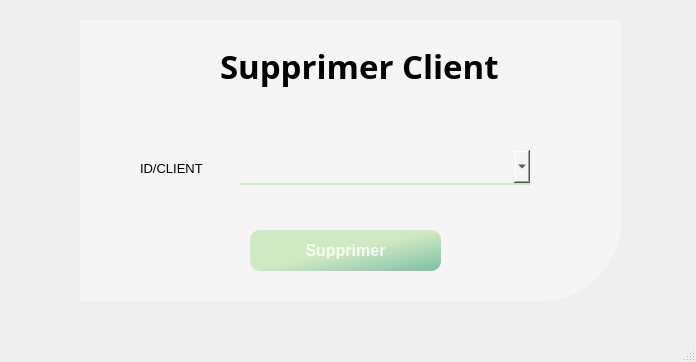
<?xml version="1.0" encoding="UTF-8"?>
<ui version="4.0">
 <class>MainWindow</class>
 <widget class="QMainWindow" name="MainWindow">
  <property name="geometry">
   <rect>
    <x>0</x>
    <y>0</y>
    <width>696</width>
    <height>362</height>
   </rect>
  </property>
  <property name="windowTitle">
   <string>MainWindow</string>
  </property>
  <widget class="QWidget" name="centralwidget">
   <widget class="QWidget" name="widget_2" native="true">
    <property name="geometry">
     <rect>
      <x>80</x>
      <y>20</y>
      <width>541</width>
      <height>281</height>
     </rect>
    </property>
    <property name="styleSheet">
     <string notr="true">background-color: rgb(245, 245, 245);
border-bottom-right-radius: 80px;</string>
    </property>
    <widget class="QPushButton" name="pushButton">
     <property name="geometry">
      <rect>
       <x>170</x>
       <y>210</y>
       <width>191</width>
       <height>41</height>
      </rect>
     </property>
     <property name="font">
      <font>
       <pointsize>12</pointsize>
       <weight>75</weight>
       <bold>true</bold>
      </font>
     </property>
     <property name="styleSheet">
      <string notr="true">QPushButton#pushButton{
	background-color: qlineargradient(spread:pad, x1:2, y1:1, x2:1, y2:0, stop:0 rgba(11, 131, 120, 219), stop:1   #CFE9C2);
	color:rgba(255, 255, 255, 210);
	border-radius:10px;
}
QPushButton#pushButton:hover{
	background-color: qlineargradient(spread:pad, x1:2, y1:1, x2:1, y2:0, stop:0 #CFE9C2, stop:1 rgba(11, 131, 120, 219));
}
QPushButton#pushButton:pressed{
	padding-left:2px;
	padding-top:2px;
	background-color: qlineargradient(spread:pad, x1:0, y1:0.505682, x2:1, y2:0.477, stop:0   #CFE9C2, stop:1 rgba(11, 131, 120, 219));
}</string>
     </property>
     <property name="text">
      <string>Supprimer</string>
     </property>
    </widget>
    <widget class="QLabel" name="label_6">
     <property name="geometry">
      <rect>
       <x>140</x>
       <y>20</y>
       <width>281</width>
       <height>51</height>
      </rect>
     </property>
     <property name="font">
      <font>
       <family>Vladimir Script</family>
       <pointsize>25</pointsize>
       <weight>75</weight>
       <bold>true</bold>
      </font>
     </property>
     <property name="text">
      <string>Supprimer Client</string>
     </property>
    </widget>
    <widget class="QPushButton" name="pushButton_2">
     <property name="geometry">
      <rect>
       <x>490</x>
       <y>10</y>
       <width>50</width>
       <height>28</height>
      </rect>
     </property>
     <property name="text">
      <string/>
     </property>
     <property name="icon">
      <iconset>
       <normaloff>icons/icons8-fermer-la-fenêtre-50.png</normaloff>icons/icons8-fermer-la-fenêtre-50.png</iconset>
     </property>
     <property name="iconSize">
      <size>
       <width>30</width>
       <height>30</height>
      </size>
     </property>
    </widget>
    <widget class="QComboBox" name="comboBox">
     <property name="geometry">
      <rect>
       <x>159</x>
       <y>130</y>
       <width>291</width>
       <height>35</height>
      </rect>
     </property>
     <property name="styleSheet">
      <string notr="true">background-color: rgb(245, 245, 245);
border:none;
border-bottom:1.5px solid #CFE9C2;
color:rgba(0,0,0,240);
padding-bottom:7px;</string>
     </property>
    </widget>
    <widget class="QLabel" name="label">
     <property name="geometry">
      <rect>
       <x>60</x>
       <y>140</y>
       <width>81</width>
       <height>16</height>
      </rect>
     </property>
     <property name="font">
      <font>
       <pointsize>10</pointsize>
      </font>
     </property>
     <property name="text">
      <string>ID/CLIENT</string>
     </property>
    </widget>
   </widget>
  </widget>
  <widget class="QMenuBar" name="menubar">
   <property name="geometry">
    <rect>
     <x>0</x>
     <y>0</y>
     <width>696</width>
     <height>26</height>
    </rect>
   </property>
  </widget>
  <widget class="QStatusBar" name="statusbar"/>
 </widget>
 <resources/>
 <connections/>
</ui>
